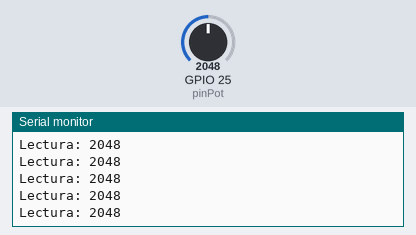
A program run on a simulated ESP32. On the bench: the last lines printed to the serial monitor. The inputs (shaded band) are chosen by the test bench; at power-on: GPIO 25 (pinPot) = 2048.

Above: at 1.2 s.
1.3 s: GPIO 25 (pinPot) set to 2866
At 1.31 s:
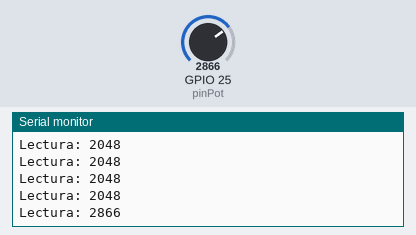
2.8 s: GPIO 25 (pinPot) set to 3603
At 2.81 s:
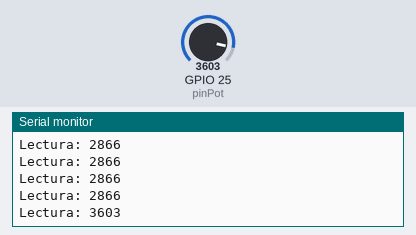
Timing chart, 0 to 5.8 s (numbered marks = the images above; inputs shaded):
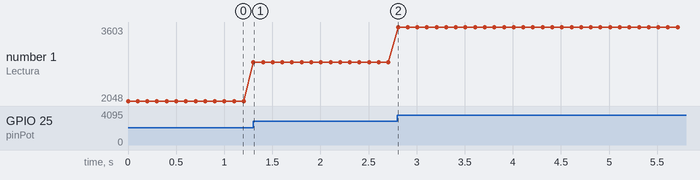

The program:

main.cpp
```cpp
#include <Arduino.h>
#define pinPot 25

uint16_t lectura = 0;

void setup() {
  //Inicializar Comunicación Serial
  Serial.begin(115200);
  Serial.print("¡Hola Mundo!");
  Serial.println("¡Adiós Mundo!");
}

void loop() {
  lectura = analogRead(pinPot);
  Serial.print("Lectura: ");
  Serial.println(lectura);
  delay(100);
}
```

Measured:
- after the input at 1.3 s, the serial monitor: prints a new line at once (image 1)
- after the input at 2.8 s, the serial monitor: prints a new line at once (image 2)
- plotted number 1: 2048 → 2866 after the input at 1.3 s, 2866 → 3603 after the input at 2.8 s
